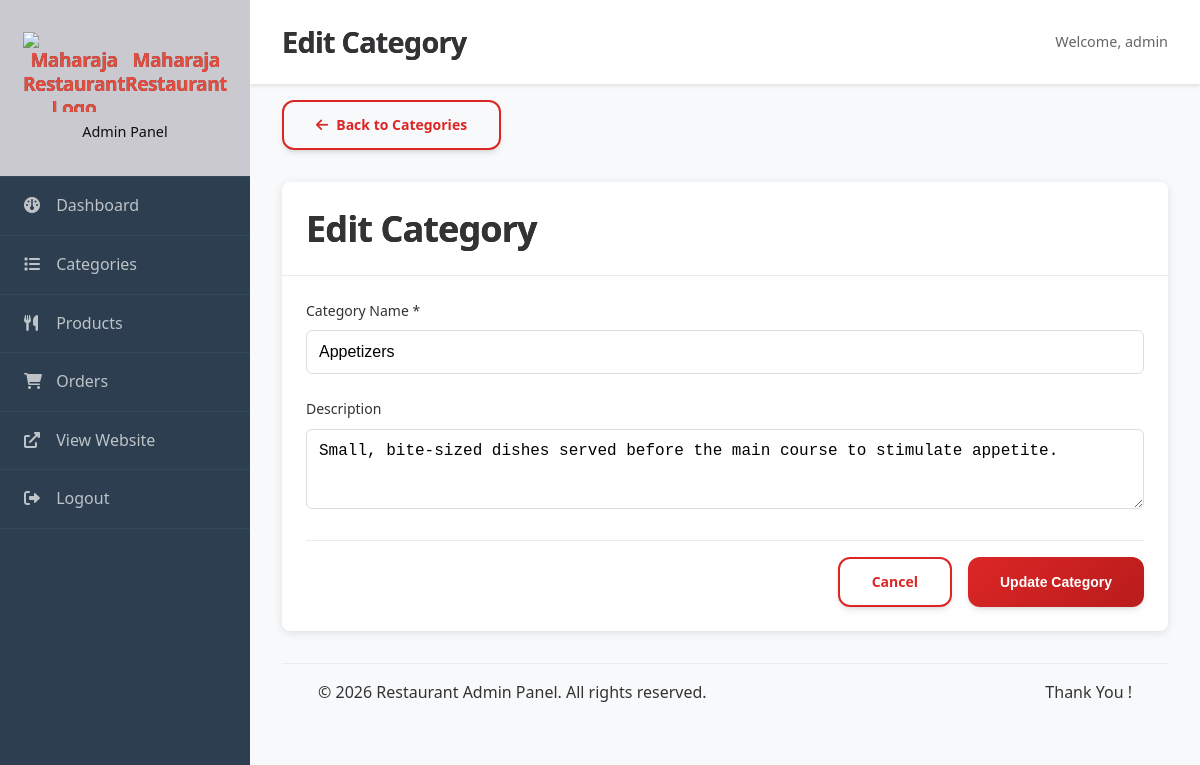
Screenshot of /admin/edit-category.php?id=1 (signed in) with the database file from the repository.
### tables this page shows
CREATE TABLE `categories` (
  `id` int(11) NOT NULL,
  `name` varchar(255) NOT NULL,
  `description` text DEFAULT NULL,
  `created_at` timestamp NOT NULL DEFAULT current_timestamp(),
  `updated_at` timestamp NOT NULL DEFAULT current_timestamp() ON UPDATE current_timestamp()
);

### includes/functions.php (called while the page is built, shortened)
<?php
function h(?string $string): string {
    return $string !== null ? htmlspecialchars($string, ENT_QUOTES, 'UTF-8') : '';
}

### admin/edit-category.php (the view, shortened to what this page needs)
<?php
require_once 'includes/header.php';
$categoryId = isset($_GET['id']) ? (int)$_GET['id'] : 0;
$stmt = $pdo->prepare("SELECT * FROM categories WHERE id = ?");
$stmt->execute([$categoryId]);
$category = $stmt->fetch();
?>
<div class="page-actions">
    <a href="categories.php" class="btn btn-outline">
        <i class="fas fa-arrow-left"></i> Back to Categories
    </a>
</div>
<div class="admin-card">
    <h3>Edit Category</h3>
    <form method="POST" class="admin-form">
        <div class="form-group">
            <label for="name">Category Name *</label>
            <input type="text" id="name" name="name" required maxlength="255"
                   value="<?php echo h($_POST['name'] ?? $category['name']); ?>">
        </div>
        <div class="form-group">
            <label for="description">Description</label>
            <textarea id="description" name="description" rows="3"><?php echo h($_POST['description'] ?? $category['description']); ?></textarea>
        </div>
        <div class="form-actions">
            <a href="categories.php" class="btn btn-outline">Cancel</a>
            <button type="submit" name="edit_category" class="btn btn-primary">Update Category</button>
        </div>
    </form>
</div>
<?php require_once 'includes/footer.php'; ?>

### css/styles.css (style rules this page uses)
:root { --primary-100: #fee2e2; --primary-200: #fecaca; --primary-400: #f87171; --primary-500: #ef4444; --primary-600: #dc2626; --primary-700: #b91c1c; --gray-50: #f9fafb; --gray-100: #f3f4f6; --gray-200: #e5e7eb; --gray-300: #d1d5db; --gray-400: #9ca3af; --gray-500: #6b7280; --gray-600: #4b5563; --gray-700: #374151; --gray-800: #1f2937; --gray-900: #111827; --bg-primary: #ffffff; --bg-secondary: #f8fafc; --bg-tertiary: #f1f5f9; --bg-glass: rgba(255, 255, 255, 0.08); --bg-glass-dark: rgba(15, 23, 42, 0.08); --font-primary: -apple-system, BlinkMacSystemFont, 'Segoe UI', Roboto, 'Helvetica Neue', Arial, sans-serif; --space-xs: 0.25rem; --space-sm: 0.5rem; --space-md: 1rem; --space-lg: 1.5rem; --space-xl: 2rem; --space-2xl: 3rem; --space-3xl: 4rem; --space-4xl: 6rem; --radius-sm: 0.375rem; --radius-md: 0.5rem; --radius-lg: 0.75rem; --radius-xl: 1rem; --radius-2xl: 1.5rem; --radius-full: 9999px; --shadow-sm: 0 1px 2px 0 rgb(0 0 0 / 0.05); --shadow-md: 0 4px 6px -1px rgb(0 0 0 / 0.1), 0 2px 4px -2px rgb(0 0 0 / 0.1); --shadow-lg: 0 10px 15px -3px rgb(0 0 0 / 0.1), 0 4px 6px -4px rgb(0 0 0 / 0.1); --shadow-xl: 0 20px 25px -5px rgb(0 0 0 / 0.1), 0 8px 10px -6px rgb(0 0 0 / 0.1); --shadow-2xl: 0 25px 50px -12px rgb(0 0 0 / 0.25); --duration-fast: 150ms; --duration-normal: 300ms; --duration-slow: 500ms; --ease-out: cubic-bezier(0.16, 1, 0.3, 1); --ease-in: cubic-bezier(0.4, 0, 1, 1); --primary-color: #2c3e50; --secondary-color: #e74c3c; --accent-color: #f39c12; --success: #27ae60; --warning: #f39c12; --error: #e74c3c; --info: #3498db; --dark-color: #2c3e50; --light-color: #ecf0f1; --white: #ffffff; --gray-light: #f8f9fa; --gray: #95a5a6; --gray-dark: #7f8c8d; --border-radius: 8px; --box-shadow: 0 2px 10px rgba(0, 0, 0, 0.1); --box-shadow-hover: 0 5px 20px rgba(0, 0, 0, 0.15); --transition: all 0.3s ease; --font-family: 'Segoe UI', Tahoma, Geneva, Verdana, sans-serif; }
* { margin: 0; padding: 0; box-sizing: border-box; }
body { font-family: var(--font-family); line-height: 1.6; color: var(--dark-color); background-color: var(--gray-light); min-height: 100vh; }
a { text-decoration: none; color: inherit; }
h1, h2, h3, h4, h5, h6 { font-weight: 700; letter-spacing: -0.025em; line-height: 1.25; margin-bottom: var(--space-lg); background: linear-gradient(135deg, var(--gray-900) 0%, var(--gray-700) 100%); -webkit-background-clip: text; background-clip: text; }
h3 { font-size: clamp(1.5rem, 3vw, 2.25rem); }
.btn { display: inline-flex; align-items: center; justify-content: center; gap: var(--space-sm); padding: var(--space-md) var(--space-xl); font-weight: 600; font-size: 0.875rem; line-height: 1; text-decoration: none; border: none; border-radius: var(--radius-lg); cursor: pointer; transition: all var(--duration-normal) var(--ease-out); position: relative; overflow: hidden; white-space: nowrap; user-select: none; text-align: center; background: var(--primary-600); color: white; box-shadow: var(--shadow-md); backdrop-filter: blur(8px); }
.btn::before { content: ''; position: absolute; top: 0; left: 0; right: 0; bottom: 0; background: linear-gradient(135deg, rgba(255,255,255,0.2) 0%, transparent 50%); opacity: 0; transition: opacity var(--duration-normal) var(--ease-out); }
.btn-primary { background: linear-gradient(135deg, var(--primary-600) 0%, var(--primary-700) 100%); }
.btn-outline { background: transparent; color: var(--primary-600); border: 2px solid var(--primary-600); backdrop-filter: blur(8px); }
.form-group { margin-bottom: var(--space-xl); position: relative; }
.form-group label { display: block; margin-bottom: var(--space-sm); font-weight: 600; color: var(--gray-700); font-size: 0.875rem; }

### rows the page displays
categories: name "Appetizers", description "Small, bite-sized dishes served before the main course to stimulate appetite."

### other values shown
$pageTitle "Edit Category"
$_SESSION['admin_username'] "admin"
